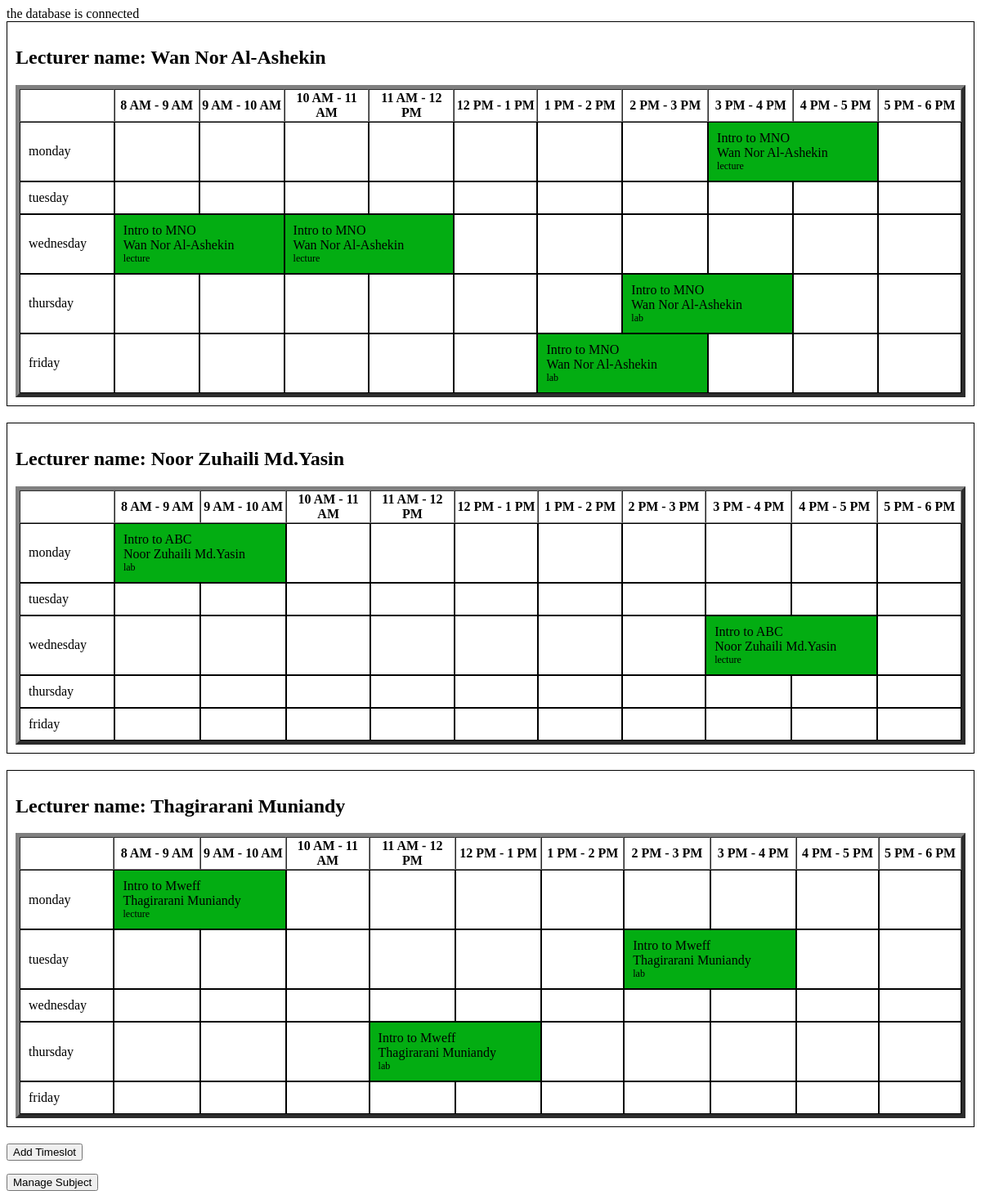
Screenshot of /timetable.php with the database file from the repository.
### tables this page shows
CREATE TABLE `timetable` (
  `timetable_id` int(11) NOT NULL,
  `subject_name` varchar(20) DEFAULT NULL,
  `lec_id` int(11) NOT NULL,
  `start_time` time NOT NULL,
  `end_time` time NOT NULL,
  `day` varchar(50) DEFAULT NULL,
  `classtype` varchar(100) DEFAULT NULL,
  `subID` varchar(11) DEFAULT NULL,
  `venueID` varchar(11) DEFAULT NULL
);

CREATE TABLE `lecturer` (
  `lec_id` int(11) NOT NULL,
  `lecname` varchar(100) NOT NULL,
  `email` varchar(100) NOT NULL,
  `password` varchar(100) NOT NULL,
  `maxhours` int(11) DEFAULT NULL
);

CREATE TABLE `subject` (
  `subID` varchar(11) NOT NULL,
  `subname` varchar(100) DEFAULT NULL,
  `qualification` varchar(100) DEFAULT NULL,
  `sem` varchar(100) DEFAULT NULL,
  `lecid` int(11) DEFAULT NULL,
  `course` varchar(100) DEFAULT NULL
);

### timetable.php (the view, shortened to what this page needs)
<?php
require_once("config.php");
$LEC_ID = array();
$LECQUERY = $mysqli->query("SELECT DISTINCT lec_id FROM timetable");
while ($row = $LECQUERY->fetch_assoc()) {
    $LEC_ID[] = $row["lec_id"];
}
?>
<!DOCTYPE html>
<html lang="en">
<head>
</head>
<body>
<?php
foreach ($LEC_ID as $lecturerId) {
    $result = $mysqli->query("
    SELECT t.*, s.subname, l.lecname
    FROM timetable t
    JOIN lecturer l ON t.lec_id = l.lec_id
    JOIN subject s ON t.subID = s.subID
    WHERE t.lec_id = '$lecturerId'
    ORDER BY FIELD(t.day, 'Monday', 'Tuesday', 'Wednesday', 'Thursday', 'Friday')
");
    if ($result->num_rows > 0) {
        echo "<div class='timetable-section'>";
        $firstRow = $result->fetch_assoc();
        $lecname = $firstRow['lecname'];
        echo "<h2>Lecturer name: $lecname</h2>";
        $daysOfWeek = array(
            "monday" => array(),
            "tuesday" => array(),
            "wednesday" => array(),
            "thursday" => array(),
            "friday" => array()
        );
        do {
            $day = $firstRow["day"];
            $startHour = $firstRow["start_time"];
            $endHour = $firstRow["end_time"];
            $subjectName = $firstRow["subname"];
            $lecname = $firstRow["lecname"];
            $type = $firstRow["classtype"];
            $daysOfWeek[$day][] = array(
                "start_time" => $startHour,
                "end_time" => $endHour,
                "subject_name" => $subjectName,
                "lecname" => $lecname,
                "type" => $type
            );
        } while ($firstRow = $result->fetch_assoc());
        echo "<table border='5' cellspacing='0'>";
        echo "<tr>";
        echo "<th></th>";
        for ($hour = 8; $hour <= 17; $hour++) {
            $formattedHour = ($hour % 12 == 0) ? 12 : $hour % 12;
            $nextHour = ($hour + 1) % 24;
            $amPm = ($hour < 12) ? "AM" : "PM";
            $nextAmPm = ($nextHour < 12) ? "AM" : "PM";
            if ($formattedHour === 11 && $amPm === "AM" && $nextHour === 0) {
                $formattedNextHour = 12;
                $nextAmPm = "PM";
            } else {
                $formattedNextHour = ($nextHour % 12 == 0) ? 12 : $nextHour % 12;
            }
            echo "<th>{$formattedHour} {$amPm} - {$formattedNextHour} {$nextAmPm}</th>";
        }
        echo "</tr>";
        foreach ($daysOfWeek as $dayName => $daySlots) {
            if (!empty($daySlots)) {
                echo "<tr>";
                echo "<td>$dayName</td>";
                for ($hour = 8; $hour <= 17; $hour++) {
                    $occupiedClass = '';
                    $cellContent = '';
                    $colspan = 1;
                    foreach ($daySlots as $slot) {
                        $startTimeStamp = strtotime($slot["start_time"]);
                        $endTimeStamp = strtotime($slot["end_time"]);
                        $classHours = date('H', $endTimeStamp) - date('H', $startTimeStamp);
                        $classStartHour = date('H', $startTimeStamp);
                        if ($hour >= $classStartHour && $hour < ($classStartHour + $classHours)) {
                            $occupiedClass = 'occupied';
                            $cellContent .= "{$slot["subject_name"]}<br>{$slot["lecname"]}<br>";
                            if ($classHours > 1) {
                                $colspan = $classHours;
                                $cellContent .= "<span class='class-type'>{$slot["type"]}</span>";
                            }
                        }
                    }
                    if ($occupiedClass === 'occupied') {
                        echo "<td class='$occupiedClass' colspan='$colspan'>$cellContent</td>";
                        $hour += $colspan - 1;
                    } else {
                        echo "<td></td>";
                    }
                }
                echo "</tr>";
            } else {
                echo "<tr>";
                echo "<td>$dayName</td>";
                for ($hour = 8; $hour <= 17; $hour++) {
                    echo "<td></td>";
                }
                echo "</tr>";
            }
        }
        echo "</table>";
        echo "</div>";
    }
}
?>
    <footer>
        <form method="post" action="inserttimeslot.php">
            <button type="submit">Add Timeslot</button>
        </form>
        <form method="post" action="viewsubject.php">
            <button type="submit">Manage Subject</button>
        </form>
    </footer>
</body>
</html>

### timetable.php (style rules this page uses)
.class-type { font-size: 12px; font-weight: normal; display: block; }
td { height: 30px; border: 1px solid #000; padding: 10px; width: 100px; }
.occupied { background-color: #03ad12; }
.timetable-section { border: 1px solid #000; padding: 10px; margin-bottom: 20px; }

### rows the page displays
timetable: lec.lecname "Wan Nor Al-Ashekin", formattedHour "8", amPm "AM", formattedNextHour "9", nextAmPm "AM", formattedHour "9", formattedNextHour "10", formattedHour "10", formattedNextHour "11", formattedHour "11", formattedNextHour "12", nextAmPm "PM", formattedHour "12", amPm "PM", formattedNextHour "1", formattedHour "1", formattedNextHour "2", formattedHour "2", formattedNextHour "3", formattedHour "3", formattedNextHour "4", formattedHour "4", formattedNextHour "5", formattedHour "5", formattedNextHour "6", dayName "monday", subID.subname "Intro to MNO", classtype "lecture", dayName "tuesday", dayName "wednesday", dayName "thursday", dayName "friday"
timetable: subID.subname "Intro to MNO", lec.lecname "Wan Nor Al-Ashekin", classtype "lecture"
timetable: subID.subname "Intro to MNO", lec.lecname "Wan Nor Al-Ashekin", classtype "lecture"
timetable: subID.subname "Intro to MNO", lec.lecname "Wan Nor Al-Ashekin", classtype "lab"
timetable: subID.subname "Intro to MNO", lec.lecname "Wan Nor Al-Ashekin", classtype "lab"
timetable: lec.lecname "Noor Zuhaili Md.Yasin", formattedHour "8", amPm "AM", formattedNextHour "9", nextAmPm "AM", formattedHour "9", formattedNextHour "10", formattedHour "10", formattedNextHour "11", formattedHour "11", formattedNextHour "12", nextAmPm "PM", formattedHour "12", amPm "PM", formattedNextHour "1", formattedHour "1", formattedNextHour "2", formattedHour "2", formattedNextHour "3", formattedHour "3", formattedNextHour "4", formattedHour "4", formattedNextHour "5", formattedHour "5", formattedNextHour "6", dayName "monday", subID.subname "Intro to ABC", classtype "lab", dayName "tuesday", dayName "wednesday", dayName "thursday", dayName "friday"
timetable: subID.subname "Intro to ABC", lec.lecname "Noor Zuhaili Md.Yasin", classtype "lecture"
timetable: lec.lecname "Thagirarani Muniandy", formattedHour "8", amPm "AM", formattedNextHour "9", nextAmPm "AM", formattedHour "9", formattedNextHour "10", formattedHour "10", formattedNextHour "11", formattedHour "11", formattedNextHour "12", nextAmPm "PM", formattedHour "12", amPm "PM", formattedNextHour "1", formattedHour "1", formattedNextHour "2", formattedHour "2", formattedNextHour "3", formattedHour "3", formattedNextHour "4", formattedHour "4", formattedNextHour "5", formattedHour "5", formattedNextHour "6", dayName "monday", subID.subname "Intro to Mweff", classtype "lecture", dayName "tuesday", dayName "wednesday", dayName "thursday", dayName "friday"
timetable: subID.subname "Intro to Mweff", lec.lecname "Thagirarani Muniandy", classtype "lab"
timetable: subID.subname "Intro to Mweff", lec.lecname "Thagirarani Muniandy", classtype "lab"
